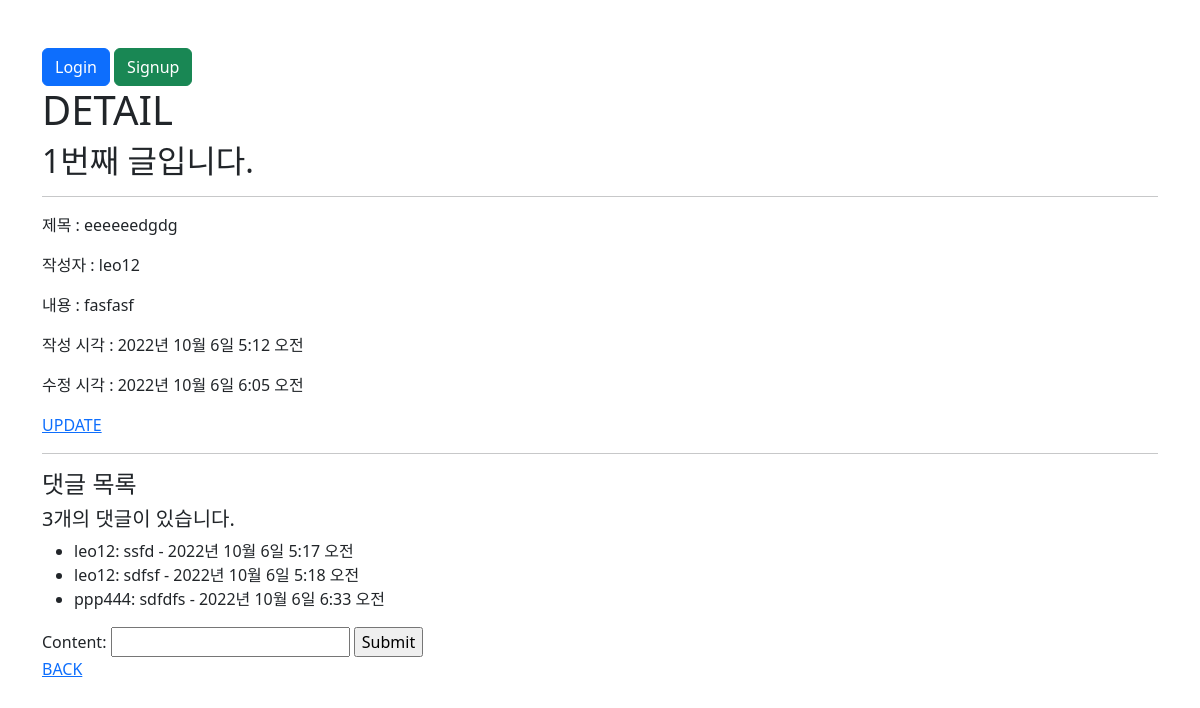
/articles/1/, run on the app's committed database.
### articles/models.py (models this page shows, shortened)
class Article(models.Model):
    user = models.ForeignKey(settings.AUTH_USER_MODEL,on_delete=models.CASCADE)
    title = models.CharField(max_length=10)
    content = models.TextField()
    created_at = models.DateTimeField(auto_now_add=True)
    updated_at = models.DateTimeField(auto_now=True)

class Comment(models.Model):
    article = models.ForeignKey(Article, on_delete = models.CASCADE)
    user = models.ForeignKey(settings.AUTH_USER_MODEL,on_delete=models.CASCADE)
    content = models.CharField(max_length = 300)
    created_at = models.DateTimeField(auto_now_add= True)
    updated_at = models.DateTimeField(auto_now = True)

### accounts/models.py (models this page shows)
class User(AbstractUser):
    pass

### articles/views.py (the view)
# urls.py: path('<int:pk>/', views.detail, name='detail'),
def detail(request, pk):
    article = Article.objects.get(pk=pk)
    comment_form = CommentForm()
    comments = article.comment_set.all()
    context = {
        'article': article,
        'comment_form':comment_form,
        'comments': comments,
    }
    return render(request, 'articles/detail.html', context)

### articles/forms.py
class CommentForm(forms.ModelForm):
    class Meta:
        model = Comment
        exclude = ('article','user',)

### articles/templates/articles/detail.html (shortened to what this page needs)
{% extends 'base.html' %}
{% block content %}
  <h1>DETAIL</h1>
  <h2>{{ article.pk }}번째 글입니다.</h2>
  <hr>
  <p>제목 : {{ article.title }}</p>
  <p>작성자 : {{ article.user}} </p>
  <p>내용 : {{ article.content }}</p>
  <p>작성 시각 : {{ article.created_at }}</p>
  <p>수정 시각 : {{ article.updated_at }}</p>
  <a href="{% url 'articles:update' article.pk %}">UPDATE</a>
  <hr>
  <h4>댓글 목록</h4>
  <h5>{{ comments|length }}개의 댓글이 있습니다.</h5>
  <ul>
    {% for comment in comments  %}
    <li>
      {{ comment.user }}: {{ comment.content }} - {{ comment.updated_at }}
    </li>
    {% empty %}
      <li>
        <p>댓글 없음</p>
      </li>
    {% endfor %}
  </ul>
  <form action="{% url 'articles:comments_create' article.pk %}" method="POST">
    {{ comment_form }}
    <input type="submit">
  </form>
  <a href="{% url 'articles:index' %}">BACK</a>
{% endblock content %}

### templates/base.html (shortened to what this page needs)
<!DOCTYPE html>
<html lang="en">
<head>
  <link href="https://cdn.jsdelivr.net/npm/bootstrap@5.2.0-beta1/dist/css/bootstrap.min.css" rel="stylesheet">
</head>
<body>
  <div class="container mt-5">
    {% if request.user.is_authenticated %}
      <h3>Hello, {{ user }}</h3>
      <a href="{% url 'accounts:update' %}" class="btn btn-info">update</a>
      <form action="{% url 'accounts:logout' %}" method="POST">
        {% csrf_token %}
        <input type="submit" class="btn btn-warning" value="logout">
      </form>
      <form action="{% url 'accounts:delete' %}" method="POST">
        {% csrf_token %}
        <input type="submit" class="btn btn-safe" value="exit">
      </form>
    {% else %}
      <a href="{% url 'accounts:login' %}" class="btn btn-primary">Login</a>
      <a href="{% url 'accounts:signup'%}" class="btn btn-success">Signup</a>
    {% endif %}
    {% block content %}
    {% endblock content %}
  </div>
</body>
</html>

### data on the page
Article: pk "1", title "eeeeeedgdg", user "leo12", content "fasfasf", created_at "2022년 10월 6일 5:12 오전", updated_at "2022년 10월 6일 6:05 오전"
Comment: user "leo12", content "ssfd", updated_at "2022년 10월 6일 5:17 오전"
Comment: user "leo12", content "sdfsf", updated_at "2022년 10월 6일 5:18 오전"
Comment: user "ppp444", content "sdfdfs", updated_at "2022년 10월 6일 6:33 오전"

### other printed values
{{ comments|length }} "3"
